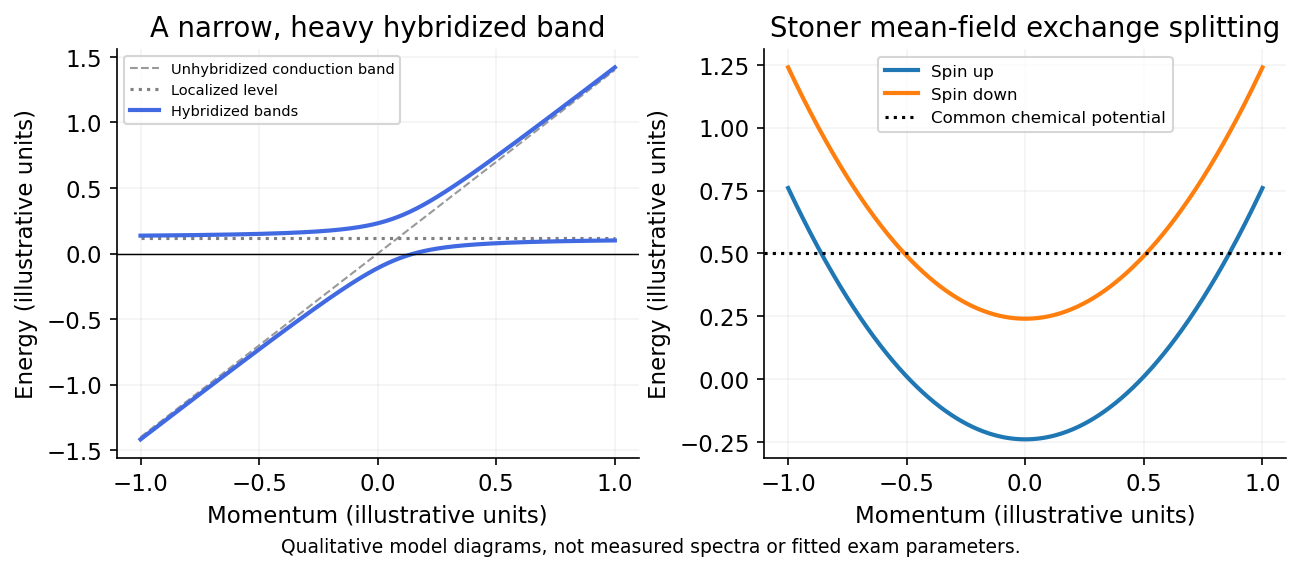

This chart was generated by the following Python code:
"""Original solution diagram; Python 3.14.4, numpy 2.3.5, matplotlib 3.10.7.
Run from the mirrored _media directory; output is a basename in cwd.
"""
from pathlib import Path
import numpy as np
import matplotlib
matplotlib.use('Agg')
import matplotlib.pyplot as plt
plt.rcParams.update({'font.size':11,'figure.facecolor':'white','axes.spines.top':False,'axes.spines.right':False})

k=np.linspace(-1,1,700);c=1.4*k;f=.12+0*k;V=.16;lo=(c+f)/2-np.sqrt(((c-f)/2)**2+V*V);hi=(c+f)/2+np.sqrt(((c-f)/2)**2+V*V);fig,axs=plt.subplots(1,2,figsize=(8.8,3.8));axs[0].plot(k,c,'--',color='.6',lw=1,label='Unhybridized conduction band');axs[0].plot(k,f,':',color='.5',label='Localized level');axs[0].plot(k,lo,lw=2,color='royalblue');axs[0].plot(k,hi,lw=2,color='royalblue',label='Hybridized bands');axs[0].axhline(0,color='black',lw=.7);axs[0].set(xlabel='Momentum (illustrative units)',ylabel='Energy (illustrative units)',title='A narrow, heavy hybridized band');axs[0].legend(fontsize=7)
for sign,label in [(-1,'Spin up'),(1,'Spin down')]:axs[1].plot(k,k*k+sign*.24,lw=2,label=label)
axs[1].axhline(.5,color='black',ls=':',label='Common chemical potential');axs[1].set(xlabel='Momentum (illustrative units)',ylabel='Energy (illustrative units)',title='Stoner mean-field exchange splitting');axs[1].legend(fontsize=8)
for ax in axs:ax.grid(alpha=.15)
fig.tight_layout();fig.subplots_adjust(bottom=.18);fig.text(.5,.015,'Qualitative model diagrams, not measured spectra or fitted exam parameters.',ha='center',fontsize=9)

fig.savefig(Path(__file__).with_suffix('.png').name,dpi=150,facecolor='white',bbox_inches='tight');plt.close(fig)
